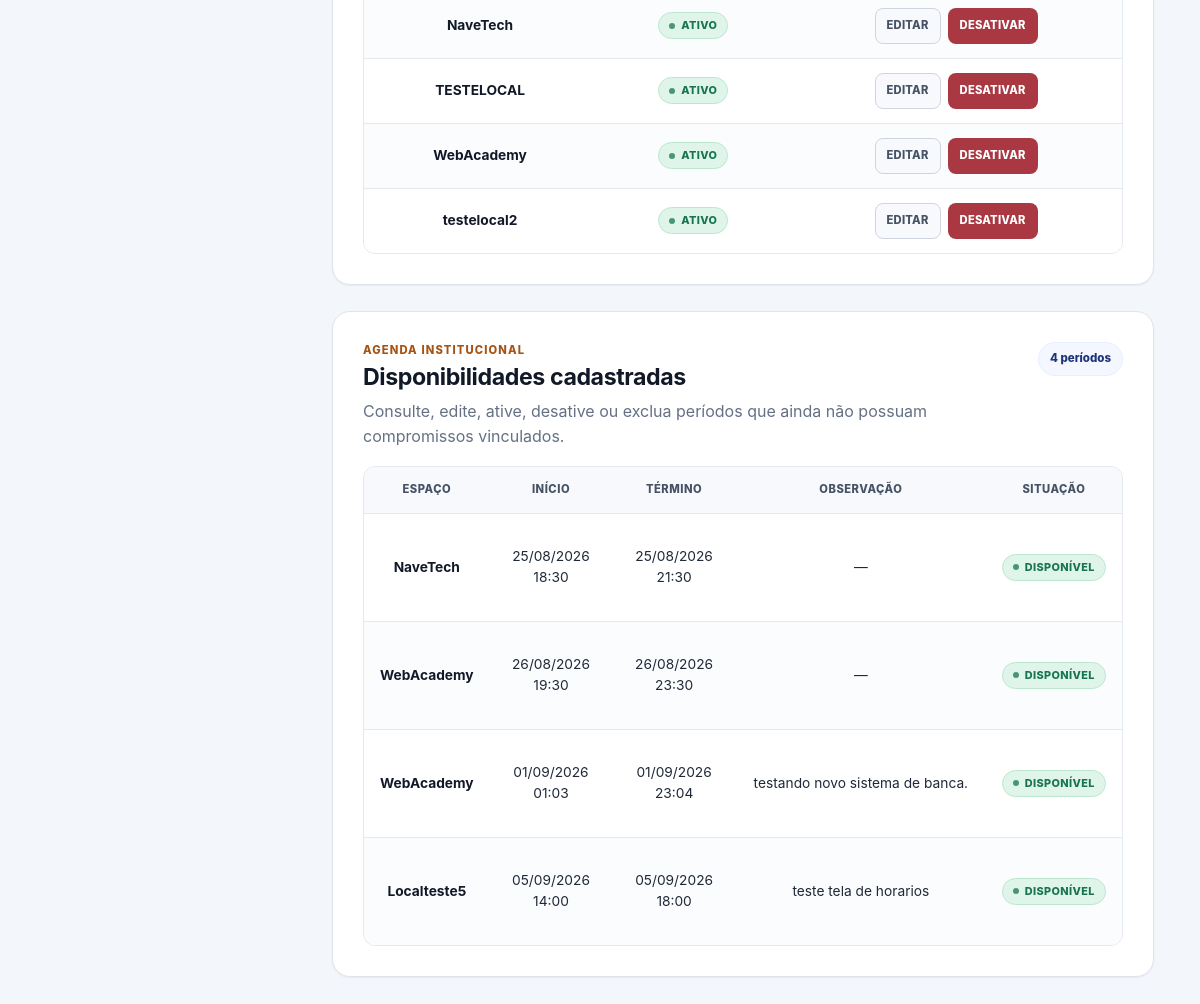
Page /espacos/ (signed in, lower part) on the earlier database version.
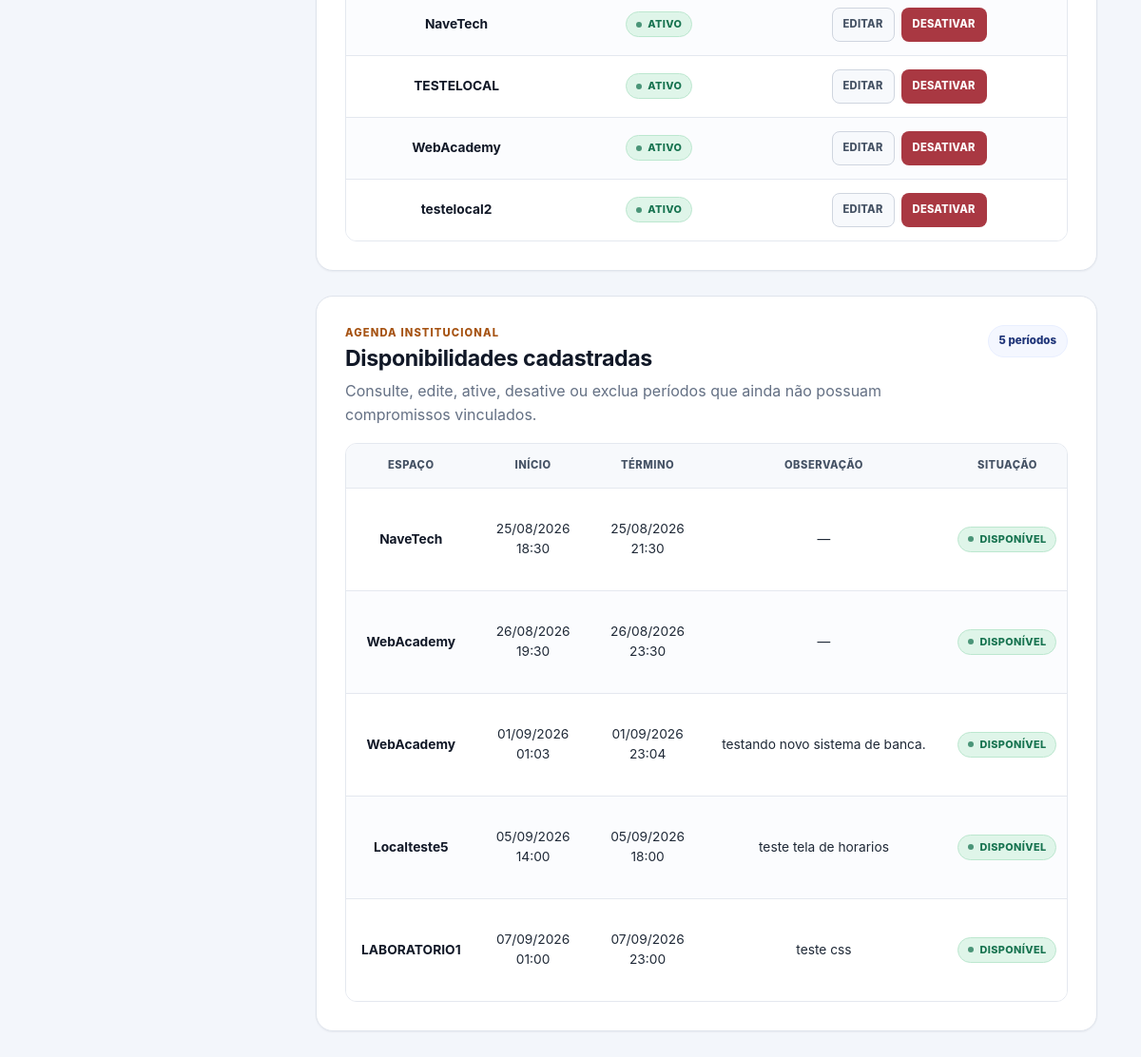
Same page on the later database version.
### bancasapp/models.py (models this page shows, shortened)
class EspacoFisico(models.Model):
    nome = models.CharField(
        max_length=255
    )
    ativo = models.BooleanField(
        default=True
    )
    class Meta:
        ordering = ['nome']
        verbose_name = 'Espaço físico'
        verbose_name_plural = 'Espaços físicos'
    def __str__(self):
        return self.nome

class DisponibilidadeEspaco(models.Model):
    espaco = models.ForeignKey(
        EspacoFisico,
        on_delete=models.CASCADE,
        related_name='disponibilidades'
    )
    data_hora_inicio = models.DateTimeField(
        verbose_name='Data e hora de início'
    )
    data_hora_fim = models.DateTimeField(
        verbose_name='Data e hora de término'
    )
    ativo = models.BooleanField(
        default=True
    )
    observacao = models.CharField(
        max_length=255,
        blank=True
    )
    criada_por = models.ForeignKey(
        User,
        on_delete=models.SET_NULL,
        null=True,
        blank=True,
        related_name='disponibilidades_criadas',
        editable=False
    )
    data_cadastro = models.DateTimeField(
        auto_now_add=True
    )
    class Meta:
        ordering = [
            'data_hora_inicio',
            'espaco__nome',
        ]
        verbose_name = 'Disponibilidade de espaço'
        verbose_name_plural = 'Disponibilidades de espaços'
        constraints = [
            models.CheckConstraint(
                condition=models.Q(
                    data_hora_fim__gt=models.F(
                        'data_hora_inicio'
                    )
                ),
                name='disponibilidade_fim_apos_inicio'
            ),
        ]
        indexes = [
            models.Index(
                fields=[
                    'espaco',
                    'data_hora_inicio',
                    'data_hora_fim',
                ],
                name='disp_espaco_periodo_idx'
            ),
        ]

### bancasapp/views.py (the view, shortened to what this page needs)
@coordenacao_required
def gerenciar_espacos(request):
    form_espaco = EspacoFisicoForm(
        prefix='espaco'
    )
    form_disponibilidade = DisponibilidadeEspacoForm(
        prefix='disponibilidade'
    )
    espacos = EspacoFisico.objects.all()
    disponibilidades_queryset = (
        DisponibilidadeEspaco.objects
        .select_related(
            'espaco',
            'criada_por'
        )
        .order_by(
            '-ativo',
            'data_hora_inicio'
        )
    )
    paginador = Paginator(
        disponibilidades_queryset,
        10
    )
    disponibilidades = paginador.get_page(
        request.GET.get('pagina')
    )
    contexto = {
        'form_espaco': form_espaco,
        'form_disponibilidade': form_disponibilidade,
        'espacos': espacos,
        'disponibilidades': disponibilidades,
    }
    return render(
        request,
        'gerenciar_espacos.html',
        contexto
    )

### bancasapp/permissions.py (called while the page is built)
def usuario_e_coordenacao(user):
    if not user.is_authenticated or not user.is_active:
        return False
    if user.is_superuser:
        return True
    return pUsuario.objects.filter(
        usuario=user,
        perfil='COORDENACAO'
    ).exists()

def coordenacao_required(view_func):
    @login_required(login_url='login')
    @wraps(view_func)
    def wrapper(request, *args, **kwargs):
        if usuario_e_coordenacao(request.user):
            return view_func(
                request,
                *args,
                **kwargs
            )
        messages.error(
            request,
            'Apenas a Coordenação pode realizar esta operação.'
        )
        return redirect('dashboard')
    return wrapper

### templates/gerenciar_espacos.html (shortened to what the changed rows need)
{% extends 'base.html' %}
{% block content %}
<section class="coord-card coord-section-card">
    {% if espacos %}
        <div class="table-scroll" tabindex="0" aria-label="Salas e laboratórios cadastrados">
            <table class="coord-table coord-table--espacos">
                <tbody>
                    {% for espaco in espacos %}
                        <tr>
                            <td data-label="Espaço">
                                <strong class="coord-primary-text">
                                    {{ espaco.nome }}
                                </strong>
                            </td>
                            <td data-label="Situação">
                                {% if espaco.ativo %}
                                    <span class="status-badge status-aprovada">
                                        Ativo
                                    </span>
                                {% else %}
                                    <span class="status-badge status-recusada">
                                        Inativo
                                    </span>
                                {% endif %}
                            </td>
                            <td data-label="Ações" class="acoes-tabela">
                                <div class="coord-actions">
                                    <a
                                        href="{% url 'editar_espaco' espaco.id %}"
                                        class="coord-action coord-action--secondary"
                                    >
                                        EDITAR
                                    </a>
                                    <form
                                        method="POST"
                                        action="{% url 'alternar_status_espaco' espaco.id %}"
                                        class="coord-inline-form"
                                    >
                                        {% if espaco.ativo %}
                                            <button
                                                type="submit"
                                                class="coord-action coord-action--danger"
                                            >
                                                DESATIVAR
                                            </button>
                                        {% endif %}
                                    </form>
                                </div>
                            </td>
                        </tr>
                    {% endfor %}
                </tbody>
            </table>
        </div>
    {% else %}
        <div class="coord-empty-state">
            <strong>Nenhum espaço cadastrado</strong>
            <p>Use o formulário acima para cadastrar a primeira sala ou laboratório.</p>
        </div>
    {% endif %}
</section>
<section class="coord-card coord-section-card">
    <header class="section-header coord-section-header">
        <div>
            <span class="coord-card-kicker">AGENDA INSTITUCIONAL</span>
            <h2>Disponibilidades cadastradas</h2>
            <p>
            </p>
        </div>
        {% if disponibilidades.paginator %}
            <span class="coord-count-badge">
                {{ disponibilidades.paginator.count }} período{{ disponibilidades.paginator.count|pluralize }}
            </span>
        {% endif %}
    </header>
    {% if disponibilidades %}
        <div class="table-scroll" tabindex="0" aria-label="Disponibilidades cadastradas">
            <table class="coord-table coord-table--disponibilidades">
                <thead>
                    <tr>
                        <th>Espaço</th>
                        <th>Início</th>
                        <th>Término</th>
                        <th>Observação</th>
                        <th>Situação</th>
                    </tr>
                </thead>
                <tbody>
                    {% for disponibilidade in disponibilidades %}
                        <tr>
                            <td data-label="Espaço">
                                <strong class="coord-primary-text">
                                    {{ disponibilidade.espaco.nome }}
                                </strong>
                            </td>
                            <td data-label="Início">
                                {{ disponibilidade.data_hora_inicio|date:"d/m/Y H:i" }}
                            </td>
                            <td data-label="Término">
                                {{ disponibilidade.data_hora_fim|date:"d/m/Y H:i" }}
                            </td>
                            <td data-label="Observação" class="texto-longo">
                                {{ disponibilidade.observacao|default:"—" }}
                            </td>
                            <td data-label="Situação">
                                {% if disponibilidade.ativo and disponibilidade.espaco.ativo %}
                                    <span class="status-badge status-aprovada">
                                        Disponível
                                    </span>
                                {% elif not disponibilidade.espaco.ativo %}
                                    <span class="status-badge status-recusada">
                                        Sala inativa
                                    </span>
                                {% else %}
                                    <span class="status-badge status-recusada">
                                        Inativa
                                    </span>
                                {% endif %}
                            </td>
                        </tr>
                    {% endfor %}
                </tbody>
            </table>
        </div>
    {% else %}
        <div class="coord-empty-state">
            <strong>Nenhuma disponibilidade cadastrada</strong>
            <p>Cadastre um período para que os docentes possam solicitar uma banca.</p>
        </div>
    {% endif %}
</section>
{% endblock %}

Differences in the rows shown:
added DisponibilidadeEspaco: espaco.nome "LABORATORIO1", data_hora_inicio "07/09/2026 01:00", data_hora_fim "07/09/2026 23:00", observacao "teste css", ativo "DISPONÍVEL"
Other differences:
{{ disponibilidades.paginator.count }}: "4" → "5"
